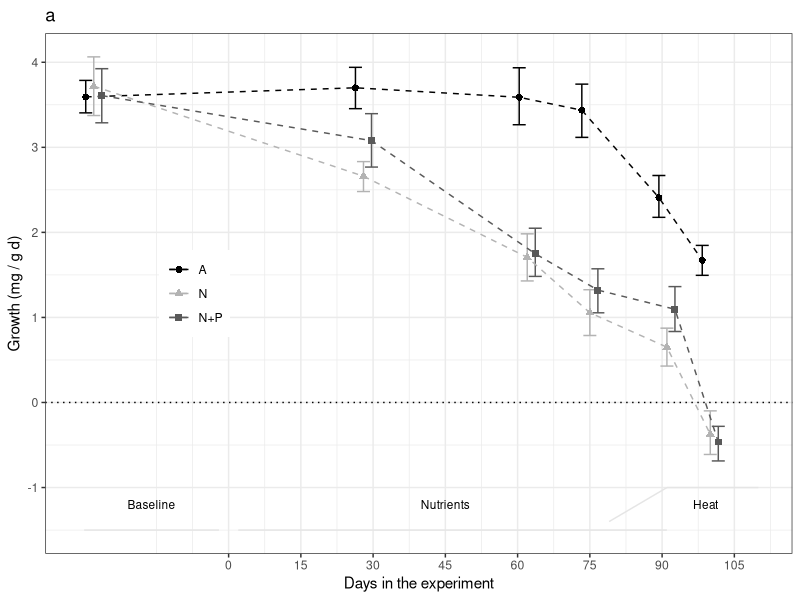
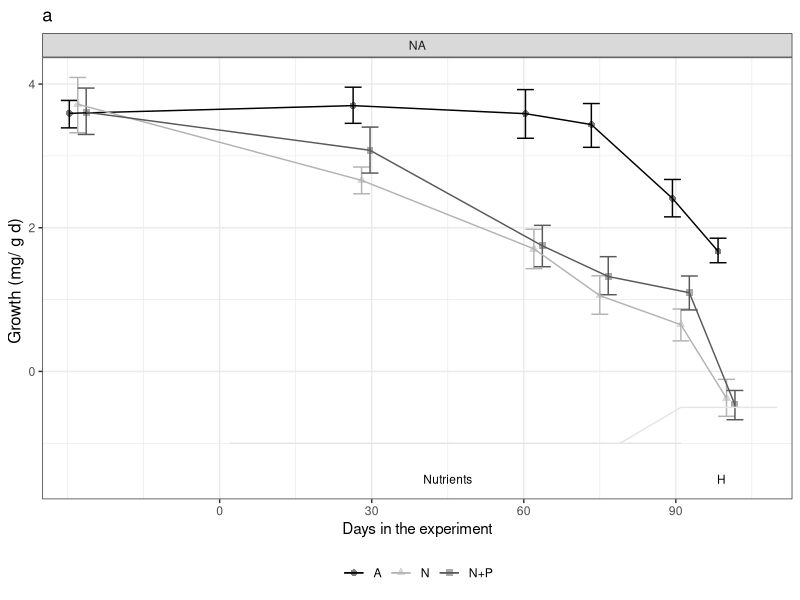
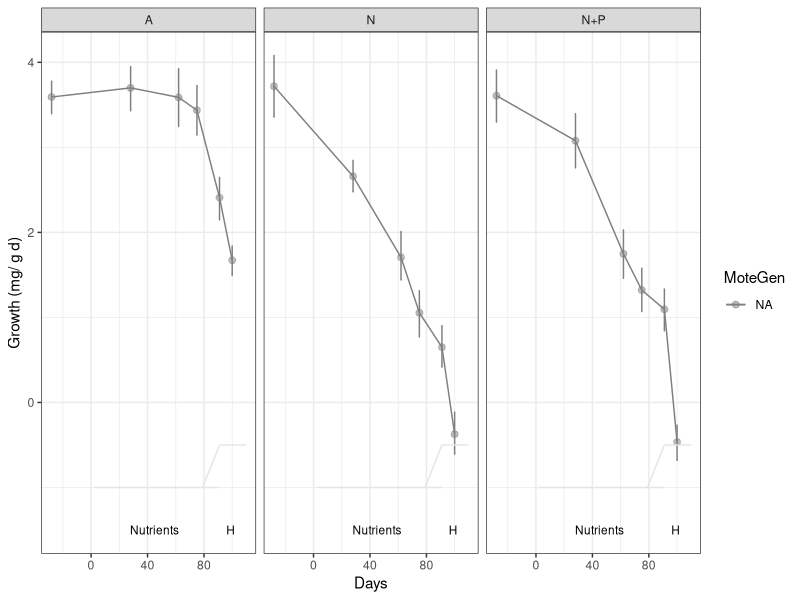
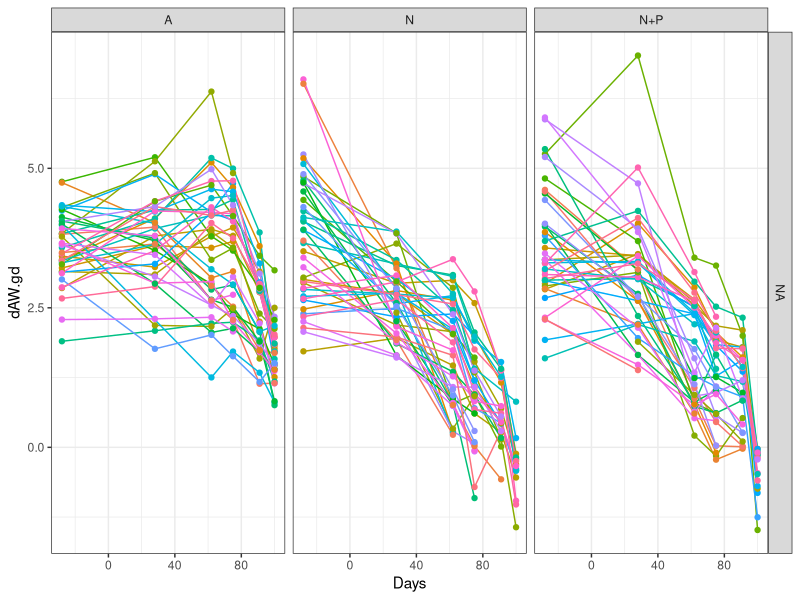
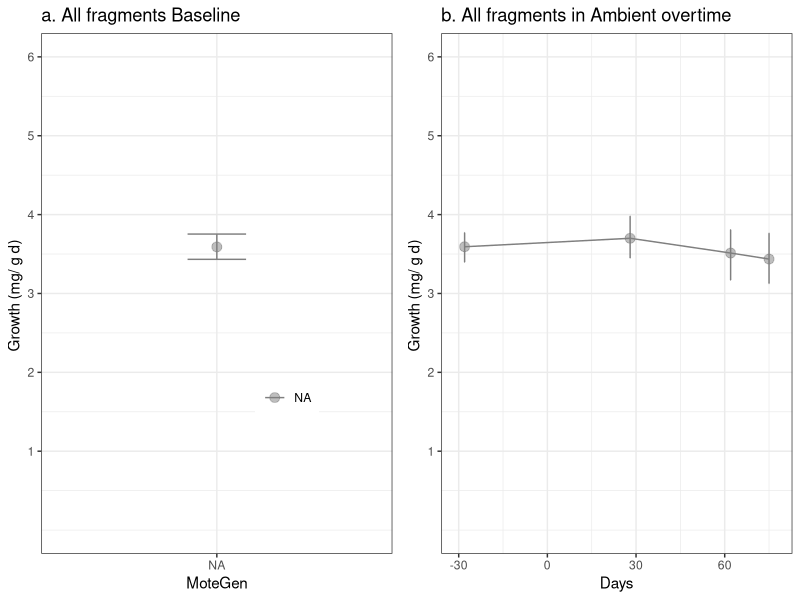
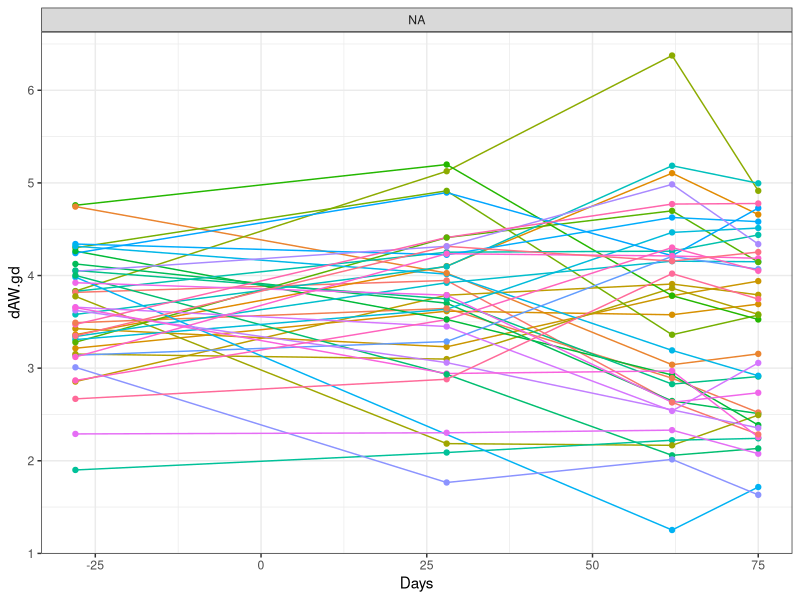

Write R code to recreate these figures, in order. (Note: this script raises an error after producing the figures.)
## ---- chunk 1
knitr::opts_chunk$set(echo = TRUE, warning=FALSE, message=FALSE)
## ---- chunk 2

# Load all libraries and sources required to run the script
    library(tidyverse)
    library(ggthemes)
    library(lmerTest)
    library(emmeans)
    library(multcomp)

# Default ggplot settings

    Fill.colour<-scale_colour_manual(values = c("black", "gray70", "gray35"))

    ggthe_bw<-theme(plot.background=element_blank(),
          panel.grid.major.y = element_blank(),
          panel.grid.major.x = element_blank(),
          panel.grid.minor.x = element_blank(),
          panel.grid.minor.y = element_blank(),
          legend.box.background = element_rect(),
          panel.background =element_rect(fill = NA, color = "black")
          )+
    theme_bw()
## ---- chunk 3
# Import data: 

  ## Growth long
    BW.Tall<-read.csv("Growth_corrected.csv", header = TRUE)
    
  ## Genotype information
    MOTE<-read.csv("Genotype_Info.csv", header = TRUE)
    BW.Tall<-merge(BW.Tall, MOTE, by="Gen", all.x=TRUE)
    
  ## Data type  
    BW.Tall$Initial.Date<-as.Date(BW.Tall$Initial.Date, "%m/%d/%y")
    BW.Tall$Final.Date<-as.Date(BW.Tall$Final.Date, "%m/%d/%y")
    # BW.Tall$Initial.Date<-as.Date(BW.Tall$Initial.Date, "%Y-%m-%d")
    # BW.Tall$Final.Date<-as.Date(BW.Tall$Final.Date, "%Y-%m-%d")
    BW.Tall$Days<-(as.numeric(as.Date(BW.Tall$Final.Date))-17485)
    BW.Tall$Day<-(as.factor(BW.Tall$Days))
    BW.Tall$TimePoint[BW.Tall$Day=="-28"]<-"3"
    BW.Tall$TimePoint[BW.Tall$Day=="-7"]<-"4"
    BW.Tall$TimePoint[BW.Tall$Day=="28"]<-"9"
    BW.Tall$TimePoint[BW.Tall$Day=="62"]<-"11"
    BW.Tall$TimePoint[BW.Tall$Day=="75"]<-"13"
    BW.Tall$TimePoint[BW.Tall$Day=="91"]<-"16"
    BW.Tall$TimePoint[BW.Tall$Day=="100"]<-"17"
    BW.Tall$TimePoint[BW.Tall$Day=="113"]<-"22"
    
    BW.Tall$Treatment <- as.character(BW.Tall$Treatment)
    BW.Tall$Treatment[BW.Tall$Treatment == "Control"] <- "A"
    BW.Tall$Treatment[BW.Tall$Treatment == "NP"] <- "N+P"
    BW.Tall$Treatment <- as.factor(BW.Tall$Treatment)
    
    BW.Tall$Colony <- as.factor(BW.Tall$Gen)
    BW.Tall$MoteGen<-factor(BW.Tall$MoteGen, 
                                   levels=c("G_48", "G_62","G_31", "G_08","G_07", "G_50"))
    BW.Tall$SampleID <- paste("Ac", BW.Tall$Fra, BW.Tall$TimePoint, sep = "_")
  
  ## Data subsets  
    BW.Initial<-subset(BW.Tall, Initial.Date=="2017-08-30") # Only baseline
   
    BW.Control<-subset(BW.Tall, Treatment=="A") # Only Ambient
    BW.Control<-subset(BW.Control, Days<80)
    BW.Control<-subset(BW.Control, Initial.Date!="2017-10-18")
    
    BW.nutrients<-subset(BW.Tall, Days>-10) # Remove baseline
    BW.nutrients<-subset(BW.nutrients, Days<113)
    
  ## Remove recovery data points
    BW.Tall<-subset(BW.Tall, Initial.Date!="2017-10-18")
    BW.Tall<-subset(BW.Tall, Initial.Date!="2018-02-23") # After heat stress
    
  
## ---- chunk 4
# Treatment effect over time
    BW_Treat<- ggplot(BW.Tall, aes (Days, dAW.gd, shape=factor(Treatment),
                                    colour=factor(Treatment))) + 
      ggthe_bw + Fill.colour + ggtitle("a")+
      stat_summary(fun.data = "mean_cl_boot", geom = "errorbar",
                   position=position_dodge(width=5))+
      stat_summary(fun.y=mean, geom="line", 
                   position=position_dodge(width=5), linetype=2) +
      stat_summary(fun.y=mean, geom="point", size =2,
                   position=position_dodge(width=5))  + 
  
      geom_hline(yintercept = 0, linetype=3)+
      
      scale_x_continuous(name="Days in the experiment", 
                         breaks = seq(0, 115, by=15)) +
      scale_y_continuous(name="Growth (mg / g d)", 
                         breaks = seq(-1, 4, by=1)) +
    
    theme(legend.position=c(0.2, 0.5),
        legend.title = element_blank(), 
        strip.background =element_rect(fill=NA)) +

      annotate("segment", x = -30, xend = -2, y = -1.5, yend = -1.5,
                colour = "gray90")+
      annotate("text", x = -16, y = -1.2, label = "Baseline", size=3)+
    
      annotate("segment", x = 2, xend = 91, y = -1.5, yend = -1.5,
                colour = "gray90")+
      annotate("text", x = 45, y = -1.2, label = "Nutrients", size=3)+
    
      annotate("segment", x = 79, xend = 91, y = -1.4, yend = -1,
                colour = "gray90")+
    
      annotate("segment", x = 91, xend = 110, y = -1, yend = -1,
                colour = "gray90")+
      annotate("text", x = 99, y = -1.2, label = "Heat", size=3)
  BW_Treat
  
# ggsave(file="Outputs/Figure3_BW_corrected.svg", plot=BW_Treat, dpi = 300, units="in", width=3.5, height=3.0)
## ---- chunk 5
BW_Col <- ggplot(BW.Tall, aes(Days, dAW.gd, colour=factor(Treatment),
                              shape=factor(Treatment))) +
           stat_summary(fun.data = "mean_cl_boot",geom = "errorbar", 
                        position=position_dodge(width=5), width = 10)+
           stat_summary(fun.y=mean, geom="point", size =2,
                        position=position_dodge(width=5), alpha=0.5) +
           stat_summary(fun.y=mean, geom="line", 
                        position=position_dodge(width=5), linetype=1) + 
           ggthe_bw + Fill.colour + ggtitle("a") +
   scale_x_continuous(name="Days in the experiment",
                           limits = c(-35,113),
                           breaks = seq(0, 113, 30),  
                           expand = c(0, 0))+
  
    ylab("Growth (mg/ g d) ") + 
    theme(axis.title.y=element_text(size=12), 
           legend.position="bottom",
           legend.title = element_blank()) +
     
     annotate("segment", x = 2, xend = 91, y = -1, yend = -1,
                   colour = "gray90", linetype=1)+
     annotate("segment", x = 79, xend = 91, y = -1, yend = -0.5,
                   colour = "gray90", linetype=1)+
     annotate("segment", x = 91, xend = 110, y = -0.5, yend = -0.5,
                   colour = "gray90", linetype=1)+
     annotate("text", x = 45, y = -1.5, label = "Nutrients", size=3)+
     annotate("text", x = 99, y = -1.5, label = "H", size=3) +
     facet_grid(~MoteGen)
BW_Col

#ggsave(file="Outputs/S2a_Growth_genotype.svg", plot=BW_Col, width=6.0, height=3.5)

## ---- chunk 6
BW_ColonyT<- ggplot(BW.Tall, aes (Days, dAW.gd, colour=MoteGen)) +   
  stat_summary(fun.data = "mean_cl_boot",geom = "errorbar", width = 0.8)+
  stat_summary(fun.y=mean, geom="point", size =2, alpha=0.5) +
   ylab("Growth (mg/ g d)") +
  
     annotate("segment", x = 2, xend = 91, y = -1, yend = -1,
                   colour = "gray90", linetype=1)+
     annotate("segment", x = 79, xend = 91, y = -1, yend = -0.5,
                   colour = "gray90", linetype=1)+
     annotate("segment", x = 91, xend = 110, y = -0.5, yend = -0.5,
                   colour = "gray90", linetype=1)+
     annotate("text", x = 45, y = -1.5, label = "Nutrients", size=3)+
     annotate("text", x = 99, y = -1.5, label = "H", size=3)+
  stat_summary(fun.y=mean, geom="line") + ggthe_bw + facet_grid (~Treatment)  
BW_ColonyT
## ---- chunk 7
BW_ColonyTF<- ggplot(BW.Tall, aes (Days, dAW.gd, colour=factor(Fra), group=Fra)) +    stat_summary(fun.y=mean, geom="line") + ggthe_bw + facet_grid (MoteGen~Treatment)+  geom_point()+ theme(legend.position = "none")
BW_ColonyTF

## ---- chunk 8

library(gridExtra)
BW_Init<- ggplot(BW.Initial, aes (MoteGen, dAW.gd, colour=MoteGen)) +
   ggtitle("a. All fragments Baseline")+
  stat_summary(fun.data = "mean_cl_boot",geom = "errorbar", width = 0.2) +
  stat_summary(fun.y=mean, geom="point", size =3, alpha=0.5) + ggthe_bw +
  scale_y_continuous(name=("Growth (mg/ g d) "),
                     limits = c(0,6),
                     breaks = seq(1, 6, by=1))+
   ylab("Growth (mg/ g d) ")+
  theme(legend.position=c(0.7, 0.3),
        legend.title = element_blank(), 
        strip.background =element_rect(fill=NA))

BW_Colony_Control<- ggplot(BW.Control, aes (Days, dAW.gd, colour=MoteGen)) +
  stat_summary(fun.data = "mean_cl_boot",geom = "errorbar", 
               width = 0.2, position=position_dodge(width=5)) +
  stat_summary(fun.y=mean, geom="point", size =3, alpha=0.5,
               position=position_dodge(width=5)) +
  stat_summary(fun.y=mean, geom="line") + ggthe_bw + # ggthe_bw + geom_jitter()
   ggtitle("b. All fragments in Ambient overtime") +
  scale_y_continuous(name=("Growth (mg/ g d) "),
                     limits = c(0,6),
                     breaks = seq(1, 6, by=1))+
  theme(legend.position="none")

Captivityeffect<-grid.arrange(BW_Init,BW_Colony_Control, nrow=1)


## ---- chunk 9
BW_Colony_Control<-ggplot(BW.Control, aes (Days, dAW.gd, colour=factor(Fra), group=Fra)) +   
  #stat_summary(fun.data = "mean_cl_boot",geom = "errorbar", width = 0.8)+
  #stat_summary(fun.y=mean, geom="point", size =2, alpha=0.5) +
  stat_summary(fun.y=mean, geom="line") + ggthe_bw + 
  facet_wrap (~MoteGen)+  geom_point()+ theme(legend.position = "none")
BW_Colony_Control
## ---- chunk 10
# Complex to simple models 
  
  LM_1 <- lmer(dAW.gd ~ Treatment*Day +
                               (1 + Treatment|Colony), REML=TRUE, data= BW.Tall)
  
  LM_2 <- lmer(dAW.gd ~ Treatment * Day +
                               (Treatment|Colony), REML=TRUE,  data= BW.Tall)
   
  LM_3 <- lmer(dAW.gd ~ Treatment  * Day +
                               (1|Colony), REML=TRUE, data= BW.Tall)
 

# Select model
  AIC(LM_1, LM_2, LM_3) # 1=2, but 3 has lower AIC
  
  anova(LM_1, LM_2, refit=FALSE)
  anova(LM_2, LM_3, refit=FALSE)
  anova(LM_1, LM_3, refit=FALSE)
 
# Final model 
  LM_Treatment_Days<-lmer(dAW.gd ~ Treatment * Day +
                             (1|Colony),  data= BW.Tall)
  isSingular(LM_Treatment_Days)
  
  anova(LM_Treatment_Days)
  summary(LM_Treatment_Days)
  
# Pairwise comparisons
  BW.emmc<-emmeans(LM_Treatment_Days, ~Treatment*Day)
  contrast(BW.emmc, "tukey")
  BW_groups<-cld(BW.emmc)
  
    #BW_groups<-as.data.frame(BW_groups[complete.cases(BW_groups),])
    BW_groups<-BW_groups[order(BW_groups$Day,BW_groups$Treatment),]
  BW_groups
  
  write.csv(BW_groups, "Outputs/BW_groups_corrected.csv", row.names = F)
